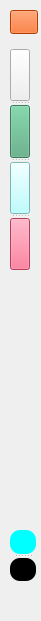
     <widget class="QWidget" name="widget_7" native="true">
      <property name="geometry">
       <rect>
        <x>0</x>
        <y>0</y>
        <width>41</width>
        <height>621</height>
       </rect>
      </property>
      <widget class="QSplitter" name="splitter_6">
       <property name="geometry">
        <rect>
         <x>10</x>
         <y>530</y>
         <width>26</width>
         <height>51</height>
        </rect>
       </property>
       <property name="orientation">
        <enum>Qt::Vertical</enum>
       </property>
       <widget class="QPushButton" name="pushButton_29">
        <property name="styleSheet">
         <string notr="true">background-color: rgb(0, 255, 255);
color: rgb(255, 255, 255);
color: rgb(0, 0, 0);
border-radius:10px;</string>
        </property>
        <property name="text">
         <string/>
        </property>
       </widget>
       <widget class="QPushButton" name="pushButton_30">
        <property name="styleSheet">
         <string notr="true">background-color: rgb(0, 0, 0);
color: rgb(255, 255, 255);

border-radius:10px;</string>
        </property>
        <property name="text">
         <string/>
        </property>
       </widget>
      </widget>
      <widget class="QPushButton" name="but_narrow_5">
       <property name="geometry">
        <rect>
         <x>10</x>
         <y>10</y>
         <width>28</width>
         <height>24</height>
        </rect>
       </property>
       <property name="styleSheet">
        <string notr="true">background-color: rgb(255, 85, 0);</string>
       </property>
       <property name="text">
        <string/>
       </property>
       <property name="icon">
        <iconset resource="resource.qrc">
         <normaloff>:/icon/menu.png</normaloff>:/icon/menu.png</iconset>
       </property>
      </widget>
      <widget class="QSplitter" name="splitter">
       <property name="geometry">
        <rect>
         <x>10</x>
         <y>49</y>
         <width>20</width>
         <height>221</height>
        </rect>
       </property>
       <property name="orientation">
        <enum>Qt::Vertical</enum>
       </property>
       <widget class="QPushButton" name="but_balance_mini">
        <property name="text">
         <string/>
        </property>
        <property name="icon">
         <iconset resource="resource.qrc">
          <normaloff>:/icon/balance.png</normaloff>:/icon/balance.png</iconset>
        </property>
       </widget>
       <widget class="QPushButton" name="but_screw_mini">
        <property name="styleSheet">
         <string notr="true">background-color: rgb(85, 170, 127);</string>
        </property>
        <property name="text">
         <string/>
        </property>
        <property name="icon">
         <iconset resource="resource.qrc">
          <normaloff>:/icon/screw.png</normaloff>:/icon/screw.png</iconset>
        </property>
       </widget>
       <widget class="QPushButton" name="but_pin_mini">
        <property name="styleSheet">
         <string notr="true">background-color: rgb(170, 255, 255);</string>
        </property>
        <property name="text">
         <string/>
        </property>
        <property name="icon">
         <iconset resource="resource.qrc">
          <normaloff>:/icon/pin.png</normaloff>:/icon/pin.png</iconset>
        </property>
       </widget>
       <widget class="QPushButton" name="but_aid_mini">
        <property name="styleSheet">
         <string notr="true">background-color: rgb(255, 85, 127);</string>
        </property>
        <property name="text">
         <string/>
        </property>
        <property name="icon">
         <iconset resource="resource.qrc">
          <normaloff>:/icon/push_aid.png</normaloff>:/icon/push_aid.png</iconset>
        </property>
       </widget>
      </widget>
     </widget>
